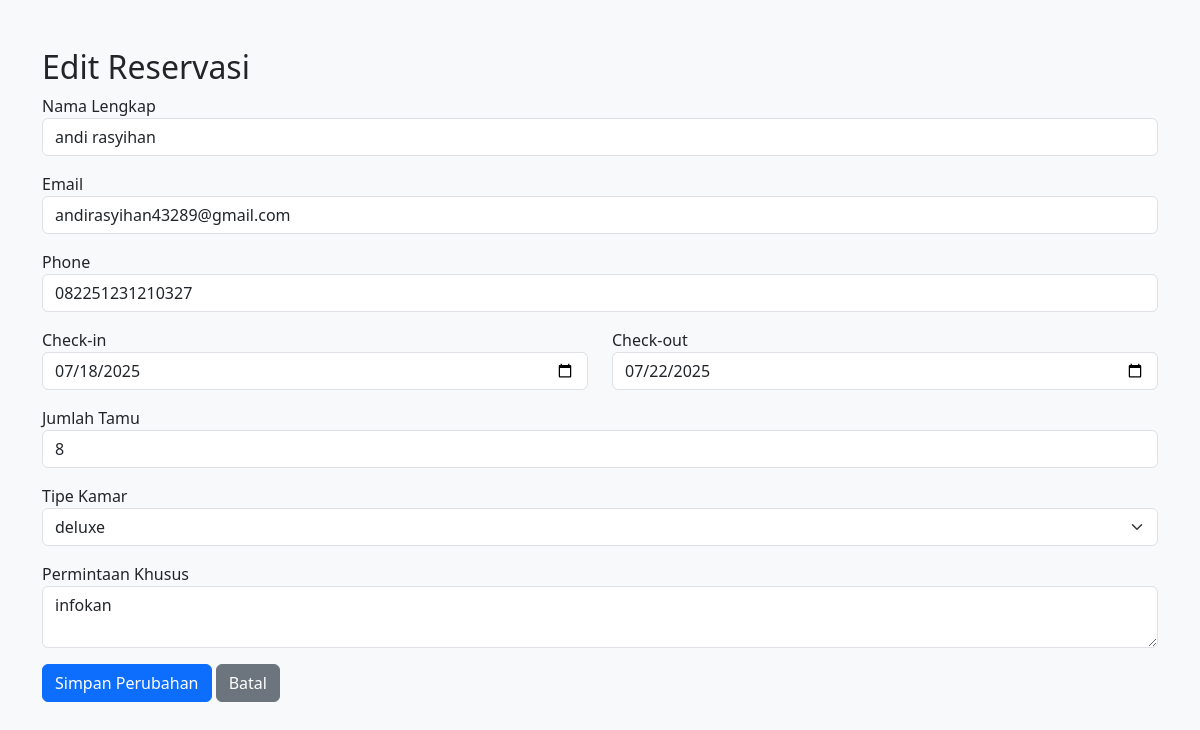
/edit.php?id=7 (signed in), run on the app's committed database.
### tables this page shows
CREATE TABLE `reservations` (
  `id` int NOT NULL,
  `full_name` varchar(100) NOT NULL,
  `email` varchar(100) NOT NULL,
  `phone` varchar(20) NOT NULL,
  `checkin` date NOT NULL,
  `checkout` date NOT NULL,
  `guests` int NOT NULL,
  `roomType` varchar(50) NOT NULL,
  `requests` text,
  `created_at` timestamp NULL DEFAULT CURRENT_TIMESTAMP
);

### edit.php (the view, shortened to what this page needs)
<?php
require 'db.php';
$id = $_GET['id'] ?? null;
$stmt = $pdo->prepare("SELECT * FROM reservations WHERE id = ?");
$stmt->execute([$id]);
$data = $stmt->fetch();
?>
<!DOCTYPE html>
<html>
<head>
  <link href="https://cdn.jsdelivr.net/npm/bootstrap@5.3.6/dist/css/bootstrap.min.css" rel="stylesheet">
</head>
<body class="bg-light">
  <div class="container mt-5">
    <h2>Edit Reservasi</h2>
    <form method="post">
      <div class="mb-3">
        <label>Nama Lengkap</label>
        <input type="text" name="fullName" class="form-control" value="<?= htmlspecialchars($data['full_name']) ?>">
      </div>
      <div class="mb-3">
        <label>Email</label>
        <input type="email" name="email" class="form-control" value="<?= $data['email'] ?>">
      </div>
      <div class="mb-3">
        <label>Phone</label>
        <input type="text" name="phone" class="form-control" value="<?= $data['phone'] ?>">
      </div>
      <div class="mb-3 row">
        <div class="col">
          <label>Check-in</label>
          <input type="date" name="checkin" class="form-control" value="<?= $data['checkin'] ?>">
        </div>
        <div class="col">
          <label>Check-out</label>
          <input type="date" name="checkout" class="form-control" value="<?= $data['checkout'] ?>">
        </div>
      </div>
      <div class="mb-3">
        <label>Jumlah Tamu</label>
        <input type="number" name="guests" class="form-control" value="<?= $data['guests'] ?>">
      </div>
      <div class="mb-3">
        <label>Tipe Kamar</label>
        <select name="roomType" class="form-select">
          <option <?= $data['roomType'] === 'deluxe' ? 'selected' : '' ?>>deluxe</option>
        </select>
      </div>
      <div class="mb-3">
        <label>Permintaan Khusus</label>
        <textarea name="requests" class="form-control"><?= htmlspecialchars($data['requests']) ?></textarea>
      </div>
      <button type="submit" class="btn btn-primary">Simpan Perubahan</button>
      <a href="reservation-list.php" class="btn btn-secondary">Batal</a>
    </form>
  </div>
</body>
</html>

### data on the page
reservations: fullName "andi rasyihan", email "andirasyihan43289@gmail.com", phone "082251231210327", checkin "07/18/2025", checkout "07/22/2025", guests "8", roomType "deluxe", requests "infokan"
